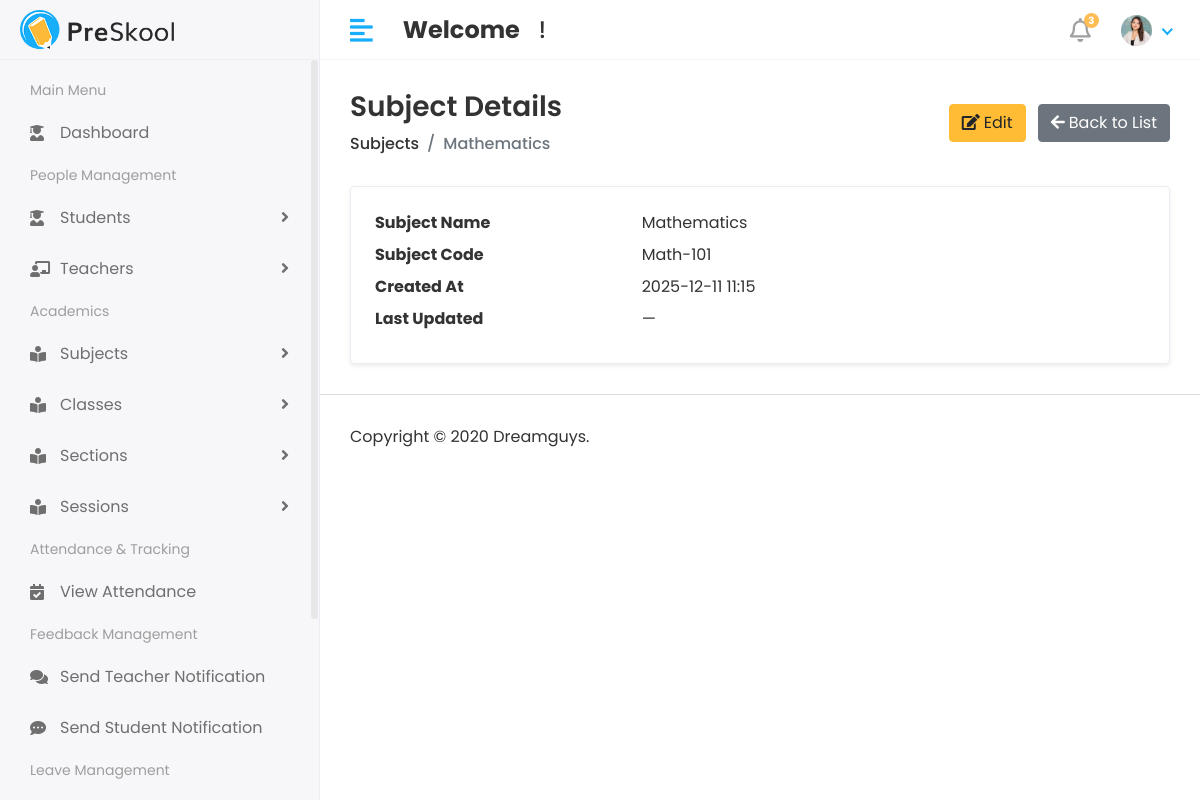
Screenshot of /academic/subject-detail/1/ with the database file from the repository.
### academic/models.py (models this page shows, shortened)
class Subject(models.Model):
    name = models.CharField(
        max_length=100,
        verbose_name="Subject Name"
    )
    code = models.CharField(
        max_length=20,
        unique=True,
        verbose_name="Subject Code"
    )
    created_at = models.DateTimeField(
        auto_now_add=True,
        verbose_name="Created On"
    )

### academic/views.py (the view)
# urls.py: path('subject-detail/<int:subject_id>/', subject_detail, name='subject_detail'),
def subject_detail(request, subject_id):
    subject = get_object_or_404(Subject, id=subject_id)
    context = {
        'subject': subject
    }
    return render(request, 'Academic/subject/subject_detail.html', context)

### templates/Academic/subject/subject_detail.html
{% extends "base.html" %}
{% block content %}
<div class="content container-fluid">
    <div class="page-header">
        <div class="row align-items-center">
            <div class="col">
                <h3 class="page-title mb-2">Subject Details</h3>
                <ul class="breadcrumb mb-0">
                    <li class="breadcrumb-item"><a href="{% url 'subject_list' %}">Subjects</a></li>
                    <li class="breadcrumb-item active">{{ subject.name }}</li>
                </ul>
            </div>
            <div class="col-auto mt-3 mt-md-0">
                <a href="{% url 'edit_subject' subject.id %}" class="btn btn-warning mr-2">
                    <i class="fas fa-edit mr-1"></i>Edit
                </a>
                <a href="{% url 'subject_list' %}" class="btn btn-secondary">
                    <i class="fas fa-arrow-left mr-1"></i>Back to List
                </a>
            </div>
        </div>
    </div>
    <div class="card shadow-sm">
        <div class="card-body">
            <dl class="row mb-0">
                <dt class="col-sm-4">Subject Name</dt>
                <dd class="col-sm-8">{{ subject.name|default:"—" }}</dd>
                <dt class="col-sm-4">Subject Code</dt>
                <dd class="col-sm-8">{{ subject.code|default:"—" }}</dd>
                <dt class="col-sm-4">Created At</dt>
                <dd class="col-sm-8">{{ subject.created_at|date:"Y-m-d H:i"|default:"—" }}</dd>
                <dt class="col-sm-4">Last Updated</dt>
                <dd class="col-sm-8">{{ subject.updated_at|date:"Y-m-d H:i"|default:"—" }}</dd>
            </dl>
        </div>
    </div>
</div>
{% endblock %}

### static/assets/css/style.css (style rules this page uses)
html { height: 100%; }
body { background-color: #fff; color: #333; font-family: 'Poppins', sans-serif; font-size: 1rem; height: 100%; line-height: 1.5; overflow-x: hidden; }
h1, h2, h3, h4, h5, h6 { font-family: 'Poppins', sans-serif; margin-top: 0; }
ul, ol { padding: 0px; list-style: none; }
.btn-warning { background-color: #ffbc34; border: 1px solid #ffbc34 }
.card { border: 1px solid #ececf5; box-shadow: 0 1px 3px 0 rgba(0, 0, 0, 0.03); margin-bottom: 1.875rem; }
.card-body { padding: 1.5rem; }
.page-wrapper>.content { padding: 1.875rem 1.875rem 0; }
.page-header { margin-bottom: 1.875rem; }
.page-header .breadcrumb { background-color: transparent; color: #6c757d; font-size: 1rem; font-weight: 500; margin-bottom: 0; padding: 0; }
.page-header .breadcrumb a { color: #333; }
.page-title { font-size: 28px; font-weight: 600; color: #333; margin-bottom: 5px; }

### rows the page displays
Subject: name "Mathematics", code "Math-101", created_at "2025-12-11 11:15"

### other values shown
{{ subject.updated_at|date:"Y-m-d H:i"|default:"—" }} "—"
